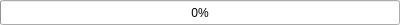
<?xml version="1.0" encoding="UTF-8"?>
<ui version="4.0">
 <class>MainWindow</class>
 <widget class="QMainWindow" name="MainWindow">
  <property name="geometry">
   <rect>
    <x>0</x>
    <y>0</y>
    <width>400</width>
    <height>25</height>
   </rect>
  </property>
  <property name="minimumSize">
   <size>
    <width>400</width>
    <height>25</height>
   </size>
  </property>
  <property name="maximumSize">
   <size>
    <width>400</width>
    <height>60</height>
   </size>
  </property>
  <property name="windowTitle">
   <string>MainWindow</string>
  </property>
  <widget class="QWidget" name="centralwidget">
   <widget class="QProgressBar" name="progressBar">
    <property name="geometry">
     <rect>
      <x>0</x>
      <y>0</y>
      <width>400</width>
      <height>25</height>
     </rect>
    </property>
    <property name="value">
     <number>0</number>
    </property>
   </widget>
  </widget>
 </widget>
 <resources/>
 <connections/>
</ui>
